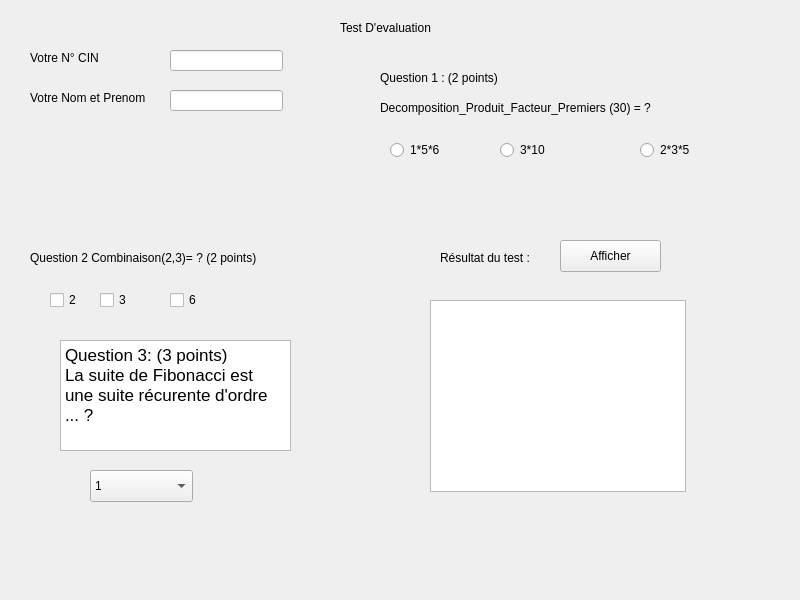
<?xml version="1.0" encoding="UTF-8"?>
<ui version="4.0">
 <class>Widget</class>
 <widget class="QWidget" name="Widget">
  <property name="geometry">
   <rect>
    <x>0</x>
    <y>0</y>
    <width>800</width>
    <height>600</height>
   </rect>
  </property>
  <property name="windowTitle">
   <string>Widget</string>
  </property>
  <widget class="QLabel" name="label">
   <property name="geometry">
    <rect>
     <x>30</x>
     <y>50</y>
     <width>131</width>
     <height>16</height>
    </rect>
   </property>
   <property name="text">
    <string>Votre N° CIN</string>
   </property>
  </widget>
  <widget class="QLabel" name="label_2">
   <property name="geometry">
    <rect>
     <x>30</x>
     <y>90</y>
     <width>211</width>
     <height>16</height>
    </rect>
   </property>
   <property name="text">
    <string>Votre Nom et Prenom</string>
   </property>
  </widget>
  <widget class="QLabel" name="label_3">
   <property name="geometry">
    <rect>
     <x>340</x>
     <y>20</y>
     <width>241</width>
     <height>16</height>
    </rect>
   </property>
   <property name="text">
    <string>Test D'evaluation</string>
   </property>
  </widget>
  <widget class="QLabel" name="label_4">
   <property name="geometry">
    <rect>
     <x>380</x>
     <y>70</y>
     <width>231</width>
     <height>16</height>
    </rect>
   </property>
   <property name="text">
    <string>Question 1 : (2 points)</string>
   </property>
  </widget>
  <widget class="QLabel" name="label_5">
   <property name="geometry">
    <rect>
     <x>380</x>
     <y>100</y>
     <width>331</width>
     <height>16</height>
    </rect>
   </property>
   <property name="text">
    <string>Decomposition_Produit_Facteur_Premiers (30) = ?</string>
   </property>
  </widget>
  <widget class="QLabel" name="label_6">
   <property name="geometry">
    <rect>
     <x>30</x>
     <y>250</y>
     <width>291</width>
     <height>16</height>
    </rect>
   </property>
   <property name="text">
    <string>Question 2 Combinaison(2,3)= ? (2 points) </string>
   </property>
  </widget>
  <widget class="QLabel" name="label_7">
   <property name="geometry">
    <rect>
     <x>440</x>
     <y>250</y>
     <width>221</width>
     <height>16</height>
    </rect>
   </property>
   <property name="text">
    <string>Résultat du test : </string>
   </property>
  </widget>
  <widget class="QComboBox" name="ordre">
   <property name="geometry">
    <rect>
     <x>90</x>
     <y>470</y>
     <width>103</width>
     <height>32</height>
    </rect>
   </property>
   <item>
    <property name="text">
     <string>1</string>
    </property>
   </item>
   <item>
    <property name="text">
     <string>2</string>
    </property>
   </item>
   <item>
    <property name="text">
     <string>3</string>
    </property>
   </item>
  </widget>
  <widget class="QLineEdit" name="CIN">
   <property name="geometry">
    <rect>
     <x>170</x>
     <y>50</y>
     <width>113</width>
     <height>21</height>
    </rect>
   </property>
  </widget>
  <widget class="QLineEdit" name="NP">
   <property name="geometry">
    <rect>
     <x>170</x>
     <y>90</y>
     <width>113</width>
     <height>21</height>
    </rect>
   </property>
  </widget>
  <widget class="QPushButton" name="aff">
   <property name="geometry">
    <rect>
     <x>560</x>
     <y>240</y>
     <width>101</width>
     <height>32</height>
    </rect>
   </property>
   <property name="text">
    <string>Afficher</string>
   </property>
  </widget>
  <widget class="QCheckBox" name="cinc1">
   <property name="geometry">
    <rect>
     <x>50</x>
     <y>290</y>
     <width>86</width>
     <height>20</height>
    </rect>
   </property>
   <property name="text">
    <string>2</string>
   </property>
  </widget>
  <widget class="QCheckBox" name="cc">
   <property name="geometry">
    <rect>
     <x>100</x>
     <y>290</y>
     <width>86</width>
     <height>20</height>
    </rect>
   </property>
   <property name="text">
    <string>3</string>
   </property>
  </widget>
  <widget class="QCheckBox" name="cinc2">
   <property name="geometry">
    <rect>
     <x>170</x>
     <y>290</y>
     <width>86</width>
     <height>20</height>
    </rect>
   </property>
   <property name="text">
    <string>6</string>
   </property>
  </widget>
  <widget class="QTextEdit" name="textEdit">
   <property name="geometry">
    <rect>
     <x>60</x>
     <y>340</y>
     <width>231</width>
     <height>111</height>
    </rect>
   </property>
   <property name="html">
    <string>&lt;!DOCTYPE HTML PUBLIC &quot;-//W3C//DTD HTML 4.0//EN&quot; &quot;http://www.w3.org/TR/REC-html40/strict.dtd&quot;&gt;
&lt;html&gt;&lt;head&gt;&lt;meta name=&quot;qrichtext&quot; content=&quot;1&quot; /&gt;&lt;meta charset=&quot;utf-8&quot; /&gt;&lt;style type=&quot;text/css&quot;&gt;
p, li { white-space: pre-wrap; }
hr { height: 1px; border-width: 0; }
li.unchecked::marker { content: &quot;\2610&quot;; }
li.checked::marker { content: &quot;\2612&quot;; }
&lt;/style&gt;&lt;/head&gt;&lt;body style=&quot; font-family:'.AppleSystemUIFont'; font-size:13pt; font-weight:400; font-style:normal;&quot;&gt;
&lt;p style=&quot; margin-top:0px; margin-bottom:0px; margin-left:0px; margin-right:0px; -qt-block-indent:0; text-indent:0px;&quot;&gt;Question 3: (3 points)&lt;/p&gt;
&lt;p style=&quot; margin-top:0px; margin-bottom:0px; margin-left:0px; margin-right:0px; -qt-block-indent:0; text-indent:0px;&quot;&gt;La suite de Fibonacci est une suite récurente d'ordre ... ?&lt;/p&gt;&lt;/body&gt;&lt;/html&gt;</string>
   </property>
  </widget>
  <widget class="QListWidget" name="res">
   <property name="geometry">
    <rect>
     <x>430</x>
     <y>300</y>
     <width>256</width>
     <height>192</height>
    </rect>
   </property>
  </widget>
  <widget class="QRadioButton" name="finc1">
   <property name="geometry">
    <rect>
     <x>390</x>
     <y>140</y>
     <width>100</width>
     <height>20</height>
    </rect>
   </property>
   <property name="text">
    <string>1*5*6</string>
   </property>
  </widget>
  <widget class="QRadioButton" name="finc2">
   <property name="geometry">
    <rect>
     <x>500</x>
     <y>140</y>
     <width>100</width>
     <height>20</height>
    </rect>
   </property>
   <property name="text">
    <string>3*10</string>
   </property>
  </widget>
  <widget class="QRadioButton" name="fc">
   <property name="geometry">
    <rect>
     <x>640</x>
     <y>140</y>
     <width>100</width>
     <height>20</height>
    </rect>
   </property>
   <property name="text">
    <string>2*3*5</string>
   </property>
  </widget>
 </widget>
 <resources/>
 <connections/>
</ui>
